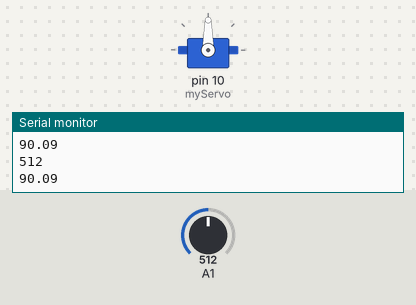
A sketch run on a simulated Arduino Uno, built with avr-gcc and run on an emulated ATmega328P. Parts: servo, the last lines printed to the serial monitor. The test bench sets the inputs (shaded band); at power-on: A1 = 512.

Above: at 1.3 s.
1.4 s: A1 set to 716
At 2.4 s:
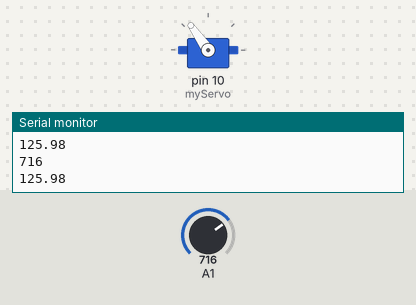
3.0 s: A1 set to 900
At 3.7 s:
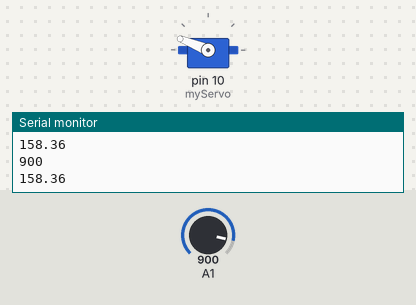
4.5 s: A1 set to 1023
At 4.9 s:
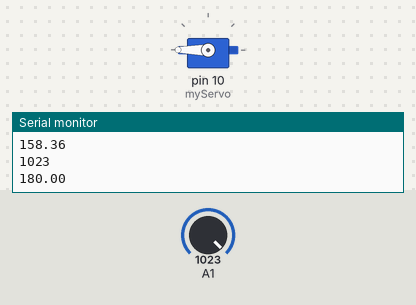
6.0 s: A1 set to 306
At 7.2 s:
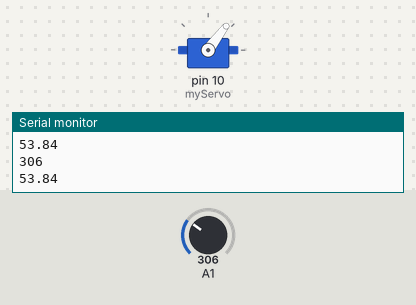
7.5 s: A1 set to 122
At 8.6 s:
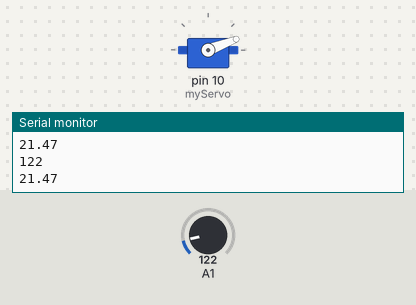
9.0 s: A1 set to 0
At 9.8 s:
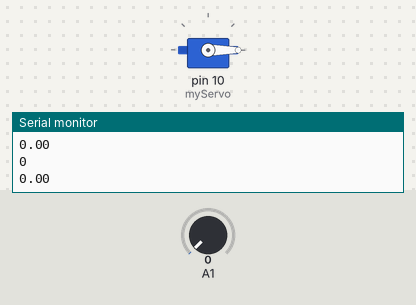
Timing chart, 0 to 11.5 s (numbered marks = the images above; inputs shaded):
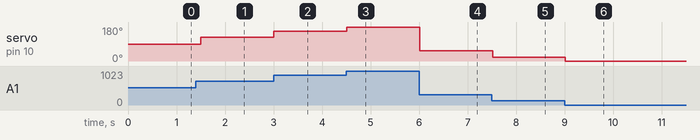

Measured:
- after the input at 1.4 s, servo on pin 10 (myServo): 90° → 125° after 0.10 s
- after the input at 3.0 s, servo on pin 10 (myServo): 125° → 158° at once
- after the input at 4.5 s, servo on pin 10 (myServo): 158° → 180° at once
- after the input at 6.0 s, servo on pin 10 (myServo): 180° → 53° at once
- after the input at 7.5 s, servo on pin 10 (myServo): 53° → 21° at once
- after the input at 9.0 s, servo on pin 10 (myServo): 21° → 0° at once

The sketch:

ex16-1.ino
```cpp
#include <Servo.h>

Servo myServo;
float angle = 0.0;

void setup() {
myServo.attach(10);
myServo.write(0);
Serial.begin(9600) ;
}

void loop() {
int IR_val;

 IR_val= analogRead(A1);
 Serial.println(IR_val);

 angle = (float) IR_val;
 angle = angle /1023.;
 angle = angle * 180. ;
 myServo.write(angle);

 Serial.println(angle);
 delay(500);


}
```
